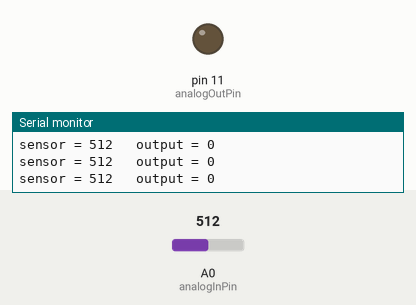
Recording of a sketch running on a simulated Arduino Uno, built with avr-gcc and run on an emulated ATmega328P. Parts: output pins drawn as LEDs (lit = HIGH), the last lines printed to the serial monitor. The inputs (shaded band) are chosen by the test bench; at power-on: A0 (analogInPin) = 512.

Above: at 1.2 s.
1.3 s: A0 (analogInPin) set to 335
At 2.5 s:
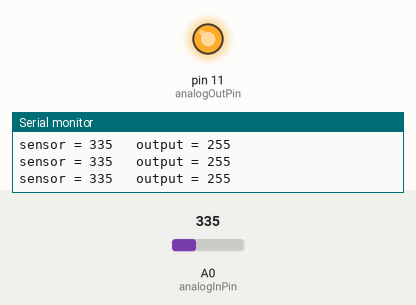
2.8 s: A0 (analogInPin) set to 306
At 4.2 s:
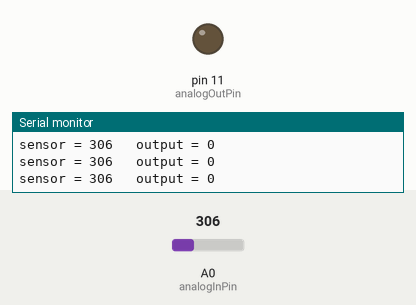
5.8 s: A0 (analogInPin) set to 355
At 7.1 s:
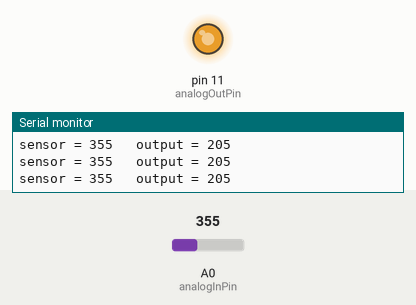
Timing chart, 0 to 8.8 s (numbered marks = the images above; inputs shaded):
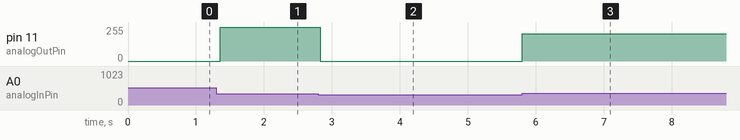

Measured:
- after the input at 1.3 s, pin 11 (analogOutPin): 0/255 → 255/255 after 0.05 s
- after the input at 2.8 s, pin 11 (analogOutPin): 255/255 → 0/255 at once
- after the input at 5.8 s, pin 11 (analogOutPin): 0/255 → 205/255 at once

The sketch:

tilt_sketch_.ino
```cpp
//Tim Rooney
//TILT//

const int analogInPin = A0;  // Analog input pin that the accelerometer
const int analogOutPin = 11;// Analog output pin that the LED is attached to

int sensorValue = 0;        // value read from the pot
int outputValue = 0;        // value output to the PWM (analog out)


void setup() {
  // initialize serial communications at 9600 bps:
  Serial.begin(9600);
}

void loop() {
  // read the analog in value:
  sensorValue = analogRead(analogInPin);
  // map it to the range of the analog out:
  outputValue = map(sensorValue, 396, 345, 0, 255);

  if (sensorValue = analogRead(analogInPin)){
    // map it to the range of the analog out:
   outputValue = map(sensorValue, 396, 345, 0, 255);
      analogWrite(analogOutPin, outputValue);
  }

  if (sensorValue >= 396 || sensorValue <=330) {
    outputValue = 0;
    analogWrite(analogOutPin, outputValue);
  }
    if (sensorValue <= 345 && sensorValue > 330) {
       outputValue = 255;
    analogWrite(analogOutPin, outputValue);
  }


  Serial.print("sensor = " );
  Serial.print(sensorValue);
  Serial.print("\t output = ");
  Serial.println(outputValue);
  delay(2);
}
```
